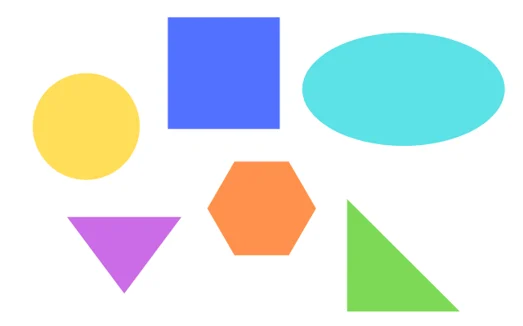
#> input picture Photos/shapes.png, 523 x 326 px
$ python shapesDetection.py
#> lines starting #> are read from the running program, lines starting #| are printed output that depends on the picture; after the words box and inside, x2 and y2 are one past the last pixel; in counts of white or black regions, pixels touching at a corner belong together
import cv2

img = cv2.imread(r"Photos/shapes.png")
#> img is the input picture: shape (326, 523, 3); mean B, G, R 228.6, 229.6, 218.7
# Image copy is made to display the contours and text
imgCpy = img.copy()

def getContours(img):
    contours, hierarchy = cv2.findContours(img, cv2.RETR_EXTERNAL, cv2.CHAIN_APPROX_NONE)
    for cnt in contours:
        cv2.drawContours(imgCpy, cnt, -1, (0,0,255),2)
        peri = cv2.arcLength(cnt, closed=True)
        approx = cv2.approxPolyDP(cnt, 0.02*peri, closed=True)

        if len(approx) == 3:
            txt = "triangle"
        elif len(approx) == 4:
            txt = "quadrilateral"
        elif len(approx) == 5:
            txt = "pentagon"
        elif len(approx) == 6:
            txt = "hexagon"
        else:
            txt = "circle"

        x,y,w,h = cv2.boundingRect(approx)
        cv2.putText(imgCpy, txt, (x,y), cv2.FONT_HERSHEY_COMPLEX, 0.5, (0,0,0),2)


imgGray = cv2.cvtColor(img, cv2.COLOR_BGR2GRAY)
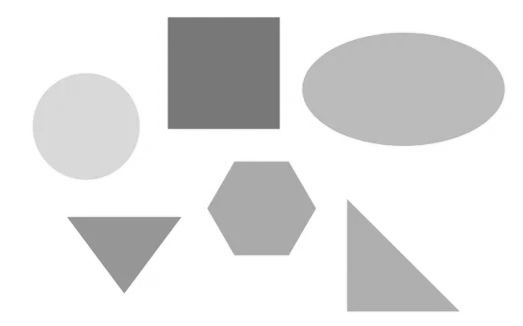
#> imgGray: shape (326, 523); min 114, max 255, mean 226.3
imgBlur = cv2.GaussianBlur(imgGray, (7,7), 0.5)
imgCanny = cv2.Canny(imgBlur, 50, 50)
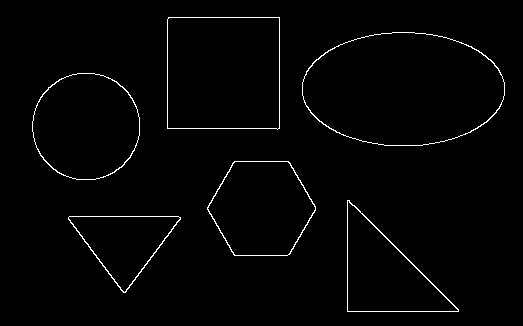
#> imgCanny: shape (326, 523); 1.5% white in thin lines or dots, all inside (x1, y1, x2, y2) = (32, 17, 505, 312)

getContours(imgCanny)
#> in getContours, `contours, hierarchy = cv2.findContours(img, cv2.RETR_EXTERNAL, cv2.CHA..`: contours = 6 contours; box (x1, y1, x2, y2) and area: (302, 32, 505, 146) 18052, (167, 17, 280, 130) 12432, (32, 73, 140, 180) 9014, (207, 161, 316, 256) 7710, (347, 200, 459, 312) 6374, (68, 216, 181, 293) 4486
#> the loop in getContours, `for cnt in contours:` made 6 passes
#> (peri, approx, txt, x, y, w, h) on passes 1, 2, 6: (310.4, [[68, 217], [123, 292], [180, 219]], 'triangle', 68, 217, 113, 76), (381.3, [[347, 200], [347, 311], [458, 311]], 'triangle', 347, 200, 112, 112), (446.2, [[168, 17], [167, 128], [279, 128], [279, 17]], 'quadrilateral', 167, 17, 113, 112)
#> (peri, txt, x, y, w, h) on passes 3 to 5: (340.7, 'hexagon', 207, 161, 109, 94), (355.1, 'circle', 33, 73, 107, 107), (533.9, 'circle', 302, 32, 203, 114)
#> after the loop in getContours, `for cnt in contours:`:
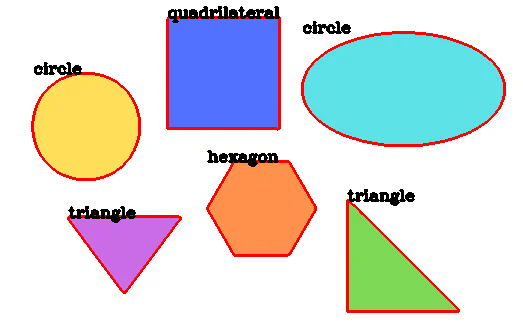
#> imgCpy: shape (326, 523, 3); 5.32% of pixels changed, all inside (x1, y1, x2, y2) = (31, 6, 506, 313)

cv2.imshow("Original Image", img)
cv2.imshow("Canny Image",imgCanny)
cv2.imshow("Output",imgCpy)

cv2.waitKey(0)
cv2.destroyAllWindows()
